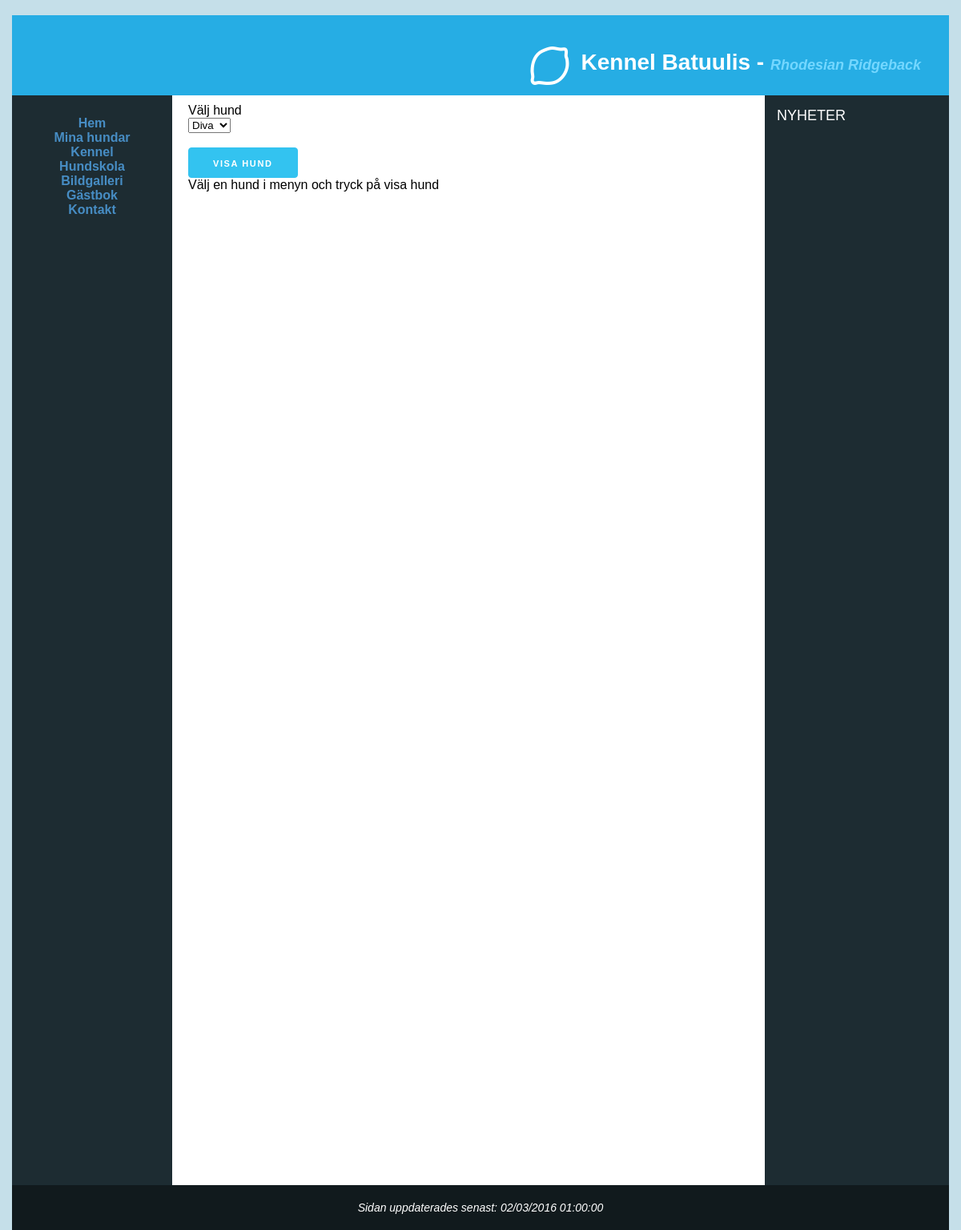
/mydogs.php, run on an earlier commit of the app's database.
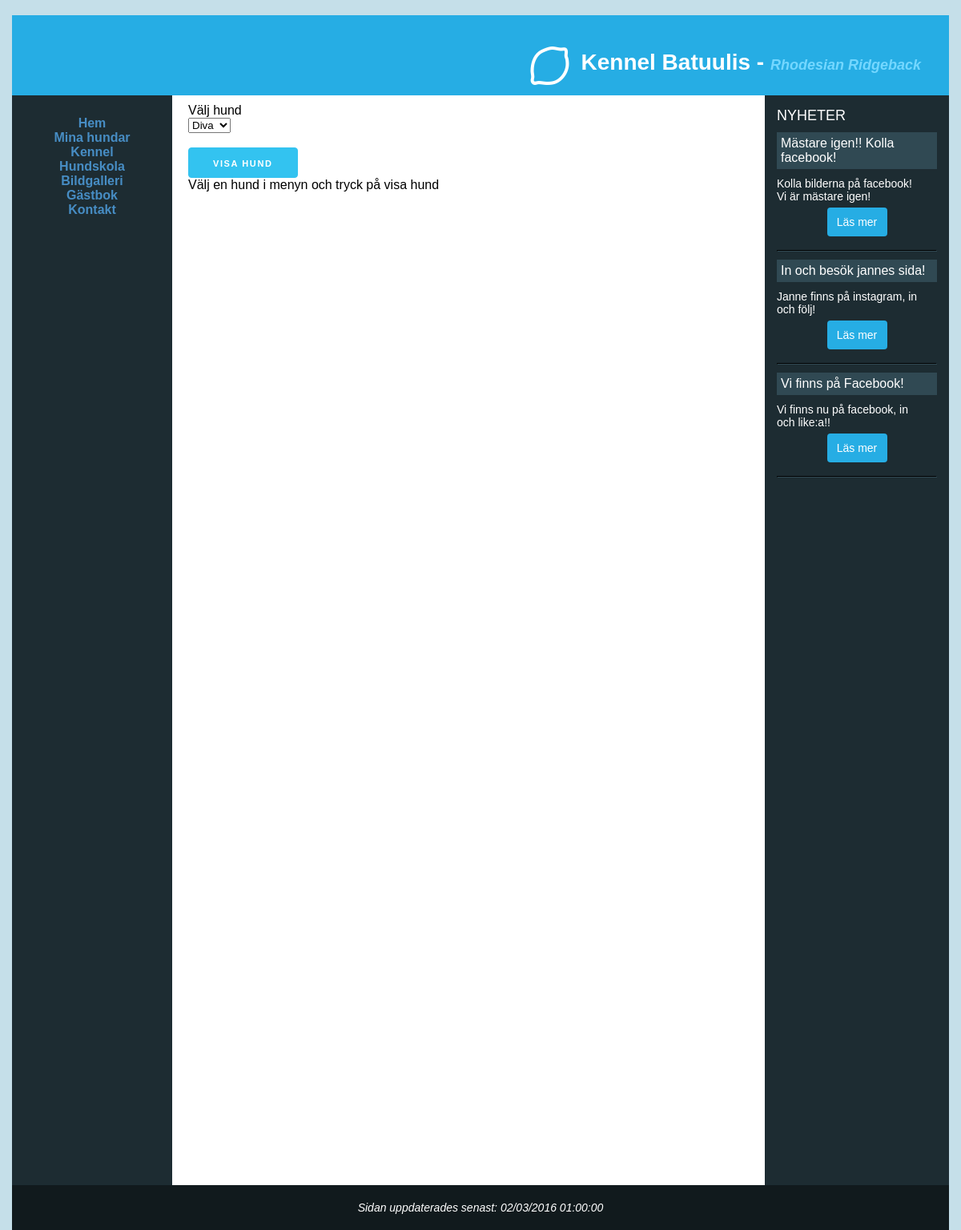
And on a later commit of the database.
### tables this page shows
CREATE TABLE NewsFeed (
    `NewsTitle` varchar(255) NOT NULL,
    `CreatedAt` DATETIME NOT NULL,
    `Description` varchar(255),
    `NewsImagePath` varchar(255),
    `NewsLink` varchar(255),
    PRIMARY KEY (`NewsTitle`,`CreatedAt`)
);

### data/dbHelper.php (called while the page is built, shortened)
<?php
function result($err, $data){
	return array('err' => $err, 'data' => $data);
}
function createConnection(){
	$localhost = true;
	$db = null;
	if ($localhost){
		$db = new PDO("mysql:host=127.0.0.1;dbname=OperationDoge;charset=utf8mb4;", "root", "root");
	} else {
		$db = new PDO("mysql:host=mysqlsemi1.space2u.com;dbname=d36234_db6;", "d36234-db6", "jn9MGrOC");
	}
	$db->setAttribute( PDO::ATTR_ERRMODE, PDO::ERRMODE_EXCEPTION);
	return $db;
}
function createStatement($conn, $q, $p){
	$statement = $conn->prepare($q);
	$statement->setFetchMode(PDO::FETCH_ASSOC);
	return $statement;
}
function fetchAll($statement){
	return $statement->fetchAll();
}
function query($q, $p = NULL, $single = false){
	$err = null;
	$data = null;
	try {
		$conn = createConnection();
		$statement = createStatement($conn, $q, $p);
		$statement->execute($p);
		$data = ($single ? fetch($statement) : fetchAll($statement));
	} catch(PDOException $e){
		$err = $e;
	}
	return result($err, $data);
}
?>

### mydogs.php (the view, shortened to what this page needs)
<?php
include_once 'header.php';
include_once 'aside.php';
$dogName = NULL;
$officialName = NULL;
?>
<main class="height-uv">
	<div class="container">
		<div class="row">
			<div class="four columns">
				<label for="dogs">Välj hund</label>
				<select id="dogs" class="u-full-width" name="dogs">
					<?php
					$dogData = query("SELECT OfficialName, Name FROM MyDog");
					$dogRes = $dogData['data'];
					foreach($dogRes as $key => $dog){
						echo '<option value="' .  $dog['Name'] .'|' . $dog['OfficialName'] . '">';
						echo $dog['Name'];
						echo '</option>';
					}
					?>
				</select>
			</div>
			<div class="four columns">
				<label for="">&nbsp;</label>
				<a id="mydogslink" href="">Visa hund</a>
			</div>
		</div>
		<?php
		if(strlen($dogName) > 0 && strlen($officialName) > 0){
			$result = query("SELECT OfficialName, Name, BirthDate, Description, Color, Height, Weight, MentalStatus, Breader, GenImagePath, DogImagePath FROM MyDog WHERE Name = :dogName AND OfficialName = :officialName",
				array(
					':dogName' => $dogName,
					':officialName' => $officialName
					)
				);
			$dog = $result['data'][0];
			if(count($result) > 0){
				if($dog['DogImagePath'] === NULL){
					$image = "noimage.jpg";
				}else{
					$image = $dog['DogImagePath'];
				}
				echo '<div class="row">';
				echo '<div class="twelve columns">';
				echo '<h2>';
				echo $dog['Name'];
				echo '</h2>';
				echo '<p>' . $dog['OfficialName'] . '</p>';
				echo '<img class="dog-image floatleft" src="uploads/'.$image.'" width="100" height="100" alt="">';
				echo '<p class="details dog-details">';
				echo $dog['Description'];
				echo '</p>';
				echo '</div>';
				echo '</div>';
				echo '<div class="row">';
				echo '<div class="four columns">';
				echo '<span><b>Färg:</b>&nbsp;'.$dog['Color'].'</span>';
				echo '</div>';
				echo '<div class="four columns">';
				echo '<span><b>Vikt:&nbsp;</b>'.$dog['Weight'].' kg</span>';
				echo '</div>';
				echo '<div class="four columns">';
				echo '<span><b>Mankhöjd:&nbsp;</b>'.$dog['Height'].' cm</span>';
				echo '</div>';
				echo '</div>';
				echo '<div class="row">';
				echo '<div class="six columns">';
				echo '<span><b>Mental status:&nbsp;</b>'.$dog['MentalStatus'].'</span>';
				echo '</div>';
				echo '<div class="six columns">';
				echo '<span><b>Uppfödare:&nbsp;</b>'.$dog['Breader'].'</span>';
				echo '</div>';
				echo '</div>';
				echo '<div class="row">';
				echo '<div class="twelve columns">';
				echo '<h1 class="gen-heading">Stamtavla</h1>';
				if($dog['GenImagePath'] !== null){
					echo '<img class="gen-pic" src="uploads/'.$dog['GenImagePath'].'" alt="">';
				}
				else {
					echo '<span>Finns ingen stamtavla tillgänglig</span>';
				}
				echo '</div>';
				echo '</div>';
			}
			else {
				echo '<span>Hund finns ej</span>';
			}
		}
		else {
			echo '<span>Välj en hund i menyn och tryck på visa hund</span>';
		}
		?>
	</div>
</main>
<?php
include_once 'footer.php';
?>

### aside.php (shortened to what this page needs)
<aside>
	<span class="aside-title">Nyheter</span>
	<?php
	$result = query("SELECT NewsTitle, CreatedAt, Description, NewsImagePath, NewsLink FROM NewsFeed ORDER BY CreatedAt DESC LIMIT 3");
	$newsFeedData = $result['data'];
	foreach($newsFeedData as $key => $n){
		echo '<div class="sidebar-item">';
		echo '<div class="news-title">';
		echo $n['NewsTitle'];
		echo '</div>';
		echo '<div class="news-desc">';
		echo $n['Description'];
		echo '</div>';
		if(strlen($n['NewsLink']) > 0){
			echo '<br><a href="'.$n['NewsLink'].'" class="news-more">Läs mer</a>';
		}
		echo '<hr class="newsfeed-sep">';
		echo '</div>';
	}
	?>
</aside>

What changed in the data, as far as the page shows it:
added newsfeed: NewsTitle "Mästare igen!! Kolla facebook!", Description "Kolla bilderna på facebook! Vi är mästare igen!"
added newsfeed: NewsTitle "In och besök jannes sida!", Description "Janne finns på instagram, in och följ!"
added newsfeed: NewsTitle "Vi finns på Facebook!", Description "Vi finns nu på facebook, in och like:a!!"
